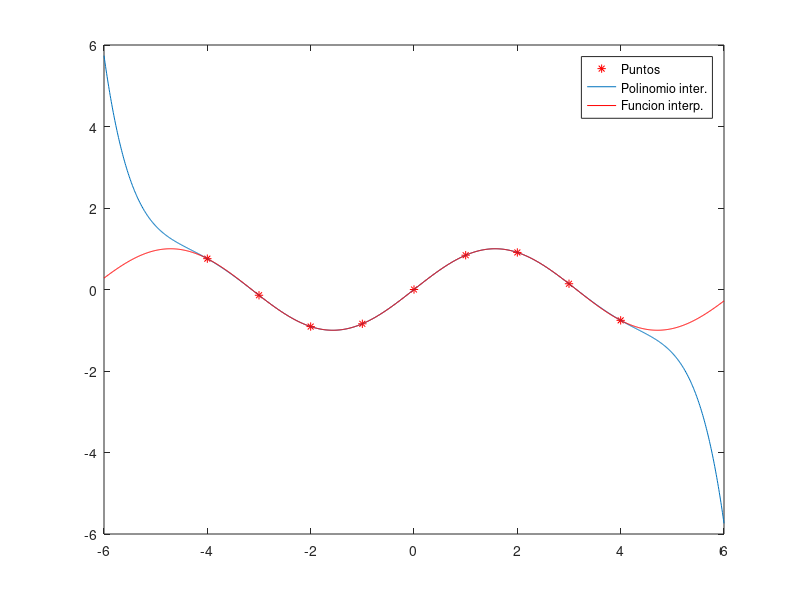

Here is the MATLAB script that generated this plot:
%% Rutero de ejemplo de interpolacion polinomial
x=[-4:1:4];
n=9;
y=sin(x); 
plot(x,y,'*r') 
hold on 
for i=1:n 
for j=1:n 
A(i,j)=x(i)^(n-j);  
end 
end 
c = A\y' 
t=[-6:0.01:6]; 
px=c(1); 
for k=2:n; 
px = px .* t + c(k); 
end 
plot(t,px)
plot(t,sin(t),'r')
legend('Puntos','Polinomio inter.','Funcion interp.');
